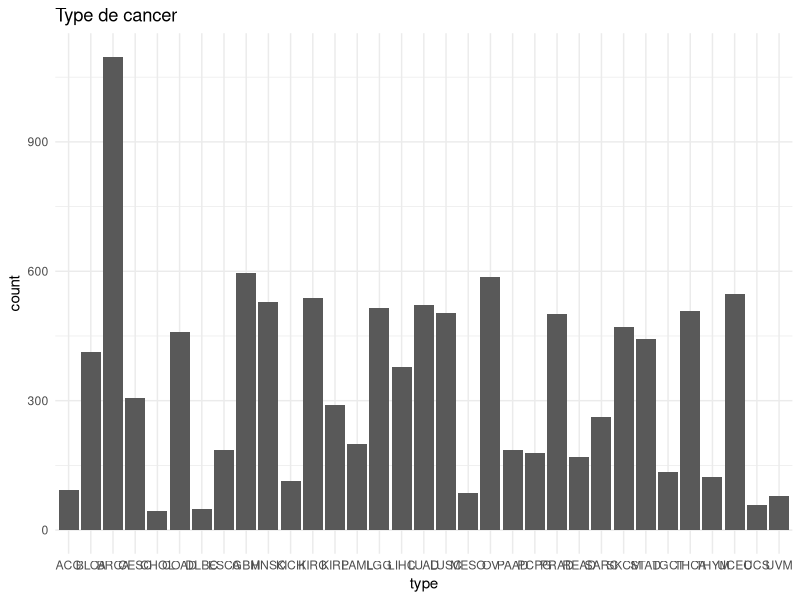
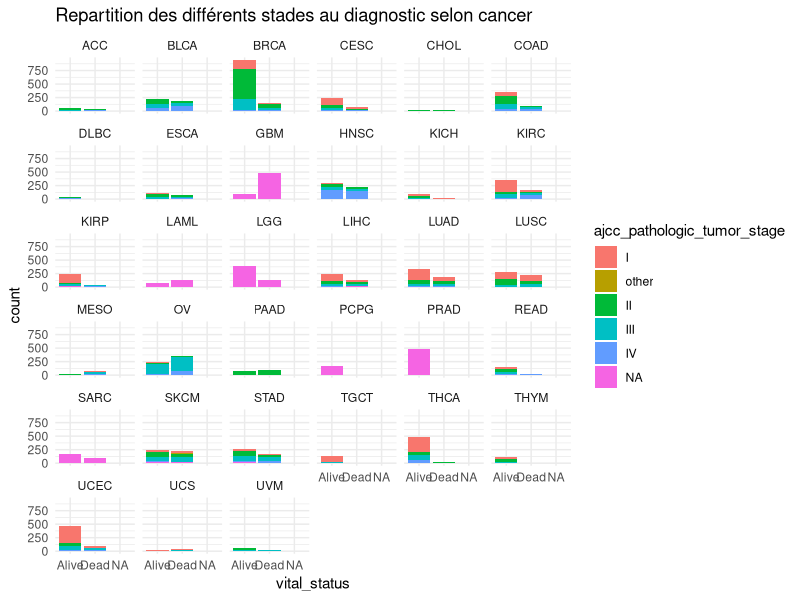
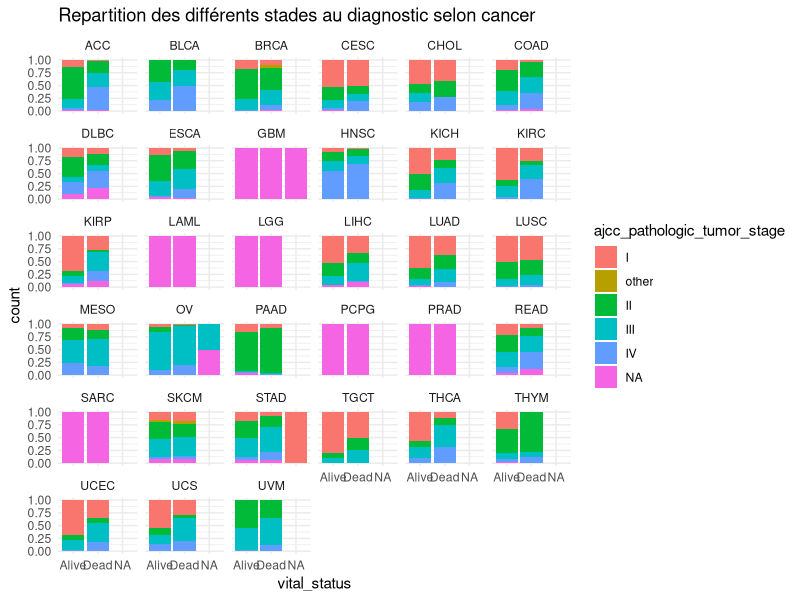
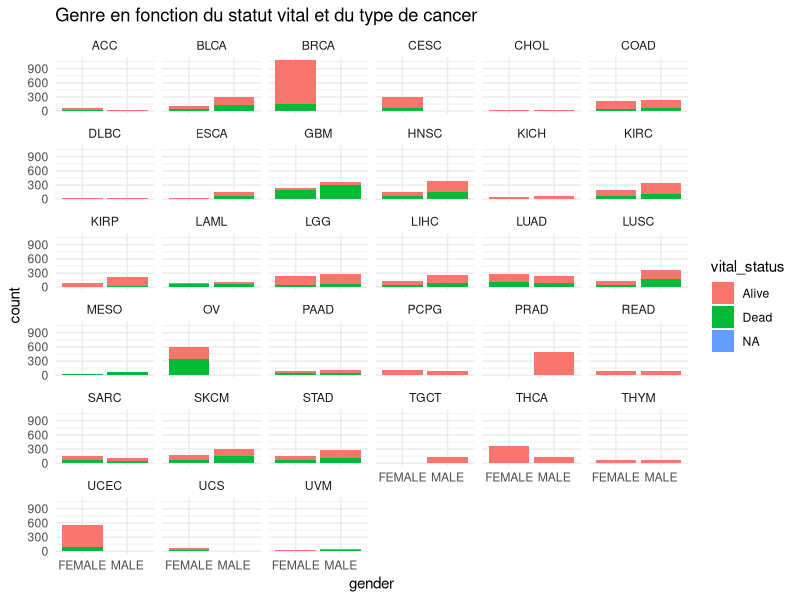
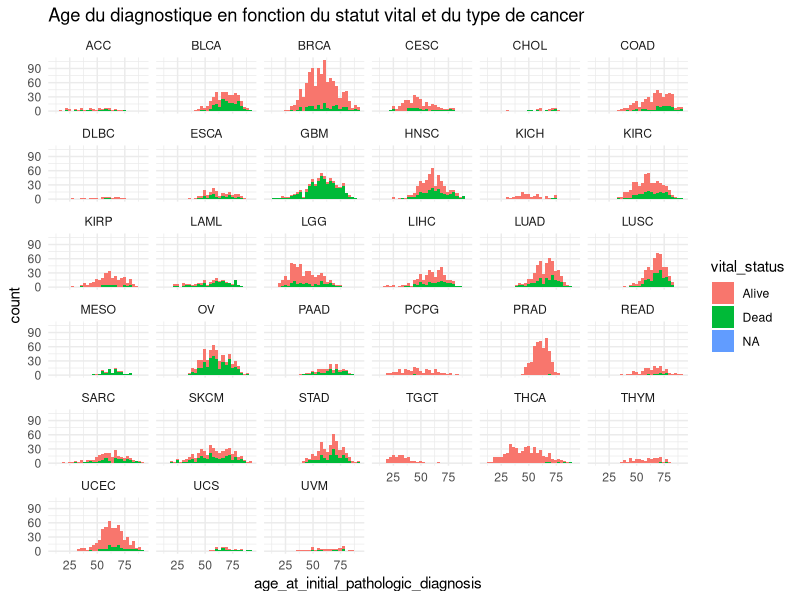
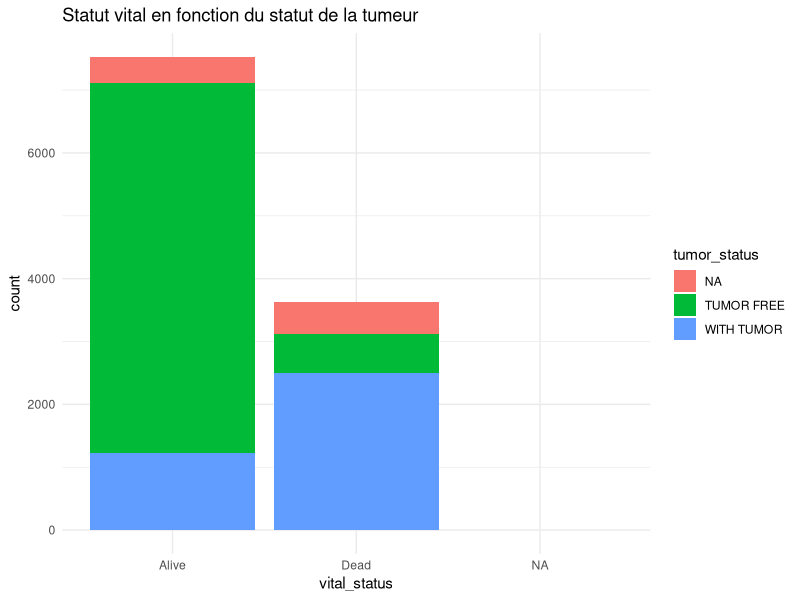
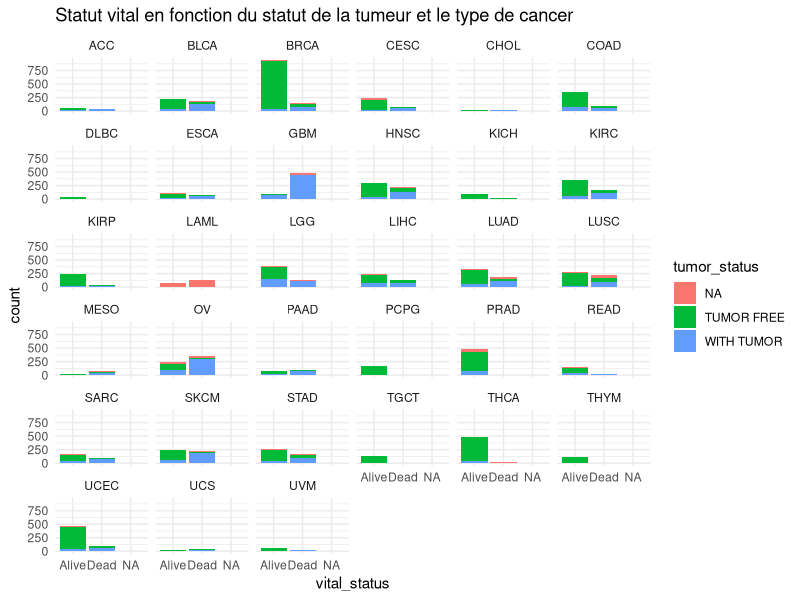
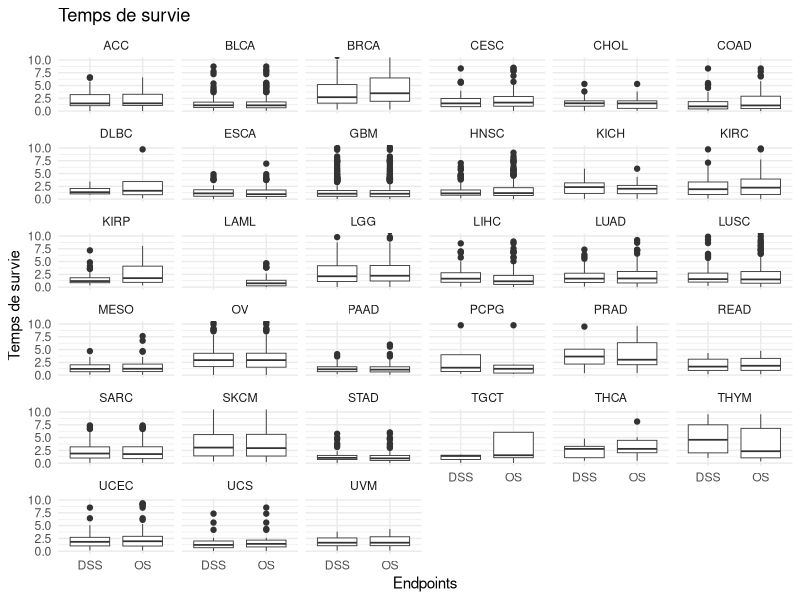

Write R code to recreate these figures, in order.
## ---- chunk 1
knitr::opts_chunk$set(collapse=TRUE, comment = "#>", fig.width=13, fig.height=10, eval=TRUE, echo=FALSE, results="hide")
## ---- chunk 2
df <- read.csv("data/TCGA-CDR_data.csv",sep=",")
df <- df[,c(-1,-2)]
quant <- c("age_at_initial_pathologic_diagnosis","initial_pathologic_dx_year","birth_days_to","last_contact_days_to","death_days_to","new_tumor_event_dx_days_to","OS.time","DSS.time","DFI.time","PFI.time")
cat <- colnames(df[,!colnames(df) %in% quant])

for( i in quant){
  df[,i] <- as.numeric(df[,i])
}

df[df=="[Discrepancy]"] <- "NA"
df[df=="[Not Applicable]"] <- "NA"
df[df=="[Not Available]"] <- "NA"
df[df=="[Unknown]"] <- "NA"
df[df=="#N/A"] <- "NA"
df[df=="=#N/D"] <- "NA"
## ---- chunk 3
for( i in quant){
  print(i)
  print(summary(df[,i]))
}
## ---- chunk 4
for( i in cat[c(-6,-11,-12,-13,-14)]){
  print(i)
  print(table(df[,i]))
}
for( i in cat[c(6,11,12,13,14)]){
  print(i)
  print(paste0("Nb de modalités: ",length(unique(df[,i]))))
  print(paste0("Nb de NAs: ",table(df[,i])[["NA"]]))
}
## ---- chunk 5
library(ggplot2)
ggplot(df)+
  ggtitle("Type de cancer")+
  geom_bar(aes(type,..count..))+
  theme_minimal()
## ---- chunk 6
dfAjcc <- df
dfAjcc$ajcc_pathologic_tumor_stage[df$ajcc_pathologic_tumor_stage=="NA"] <- df$clinical_stage[df$ajcc_pathologic_tumor_stage=="NA"]
dfAjcc$ajcc_pathologic_tumor_stage <- as.factor(dfAjcc$ajcc_pathologic_tumor_stage)
levels(dfAjcc$ajcc_pathologic_tumor_stage) <- c("I","other","II","II","III","I","IV","IV","NA","other","I","I","I","I","I","I","I","I","II","II","II","II","II","II","III","III","III","III","III","III","I","IV","IV","IV","IV","other")

ggplot(data=dfAjcc)+               
  geom_bar(aes(x=vital_status,y=..count..,fill=ajcc_pathologic_tumor_stage),color=NA)+
  facet_wrap(~type)+
  ggtitle("Repartition des différents stades au diagnostic selon cancer")+
  theme_minimal()
## ---- chunk 7
dfAjcc <- df
dfAjcc$ajcc_pathologic_tumor_stage[df$ajcc_pathologic_tumor_stage=="NA"] <- df$clinical_stage[df$ajcc_pathologic_tumor_stage=="NA"]
dfAjcc$ajcc_pathologic_tumor_stage <- as.factor(dfAjcc$ajcc_pathologic_tumor_stage)
levels(dfAjcc$ajcc_pathologic_tumor_stage) <- c("I","other","II","II","III","I","IV","IV","NA","other","I","I","I","I","I","I","I","I","II","II","II","II","II","II","III","III","III","III","III","III","I","IV","IV","IV","IV","other")

ggplot(data=dfAjcc)+               
  geom_bar(aes(x=vital_status,y=..count..,fill=ajcc_pathologic_tumor_stage),position='fill',color=NA)+
  facet_wrap(~type)+
  ggtitle("Repartition des différents stades au diagnostic selon cancer")+
  theme_minimal()
## ---- chunk 8
ggplot(df)+
  ggtitle("Genre en fonction du statut vital et du type de cancer")+
  geom_bar(aes(gender,..count..,fill=vital_status),color=NA)+
  facet_wrap(~type)+
  theme_minimal()
## ---- chunk 9
ggplot(df)+
  ggtitle("Age du diagnostique en fonction du statut vital et du type de cancer")+
  geom_histogram(aes(age_at_initial_pathologic_diagnosis,..count..,fill=vital_status),color=NA)+
  facet_wrap(~type)+
  theme_minimal()
## ---- chunk 10
ggplot(df)+
  ggtitle("Statut vital en fonction du statut de la tumeur")+
  geom_bar(aes(vital_status,..count..,fill=tumor_status),color=NA)+
  theme_minimal()
## ---- chunk 11
ggplot(df)+
  ggtitle("Statut vital en fonction du statut de la tumeur et le type de cancer")+
  geom_bar(aes(vital_status,..count..,fill=tumor_status),color=NA)+
  facet_wrap(~type)+
  theme_minimal()
## ---- chunk 12
dfdeath <- df
dfdeath[df$OS!="1","OS.time"] <- rep(NA,sum(df$OS!="1"))
dfdeath[df$DSS!="1","DSS.time"] <- rep(NA,sum(df$DSS!="1"))

ggplot(dfdeath)+
  ggtitle("Temps de survie")+
  ylab("Temps de survie")+
  xlab("Endpoints")+
  geom_boxplot(aes(x="OS",y=OS.time/365.25),lwd=0.3)+
  geom_boxplot(aes(x="DSS",y=DSS.time/365.25),lwd=0.3)+
  facet_wrap(~type)+
  coord_cartesian(ylim=c(0,10))+
  theme_minimal()
## ---- chunk 13
library(stringr)

df$grade = apply(t(t(df$histological_grade)),1, function (grade) {
  # high/low
  if (grade=="High Grade"){
    grade="G3"
  } else if (grade=="Low Grade"){
    grade="G1"
  } 
  grade = str_extract(grade, "G\\d")
  return (grade)
}
)


ggplot(data=subset(df, !is.na(grade)), aes(grade,..count.., fill=grade),color=NA)+ geom_bar(stat="count")+
   ggtitle("Repartition des différents grades de tumeur au diagnostic selon cancer")+
  facet_wrap(~type)+
  theme_minimal()
## ---- chunk 14
ggplot(df)+
  geom_bar(aes(x=PFI,y=..count..,fill=vital_status),color=NA)+
  facet_wrap(~type)+
  xlab("Progression-free interval")+
  ggtitle("PFI en fonction du statut vital")+
  theme_minimal()
## ---- chunk 15
ggplot(df)+
  geom_bar(aes(x=DFI,y=..count..,fill=vital_status),color=NA)+
  facet_wrap(~type)+
  xlab("Disease-free interval")+
  ggtitle("DFI en fonction du statut vital")+
  theme_minimal()
## ---- chunk 16
tab = df[which(df$DSS==1),]
tab$tranche = cut(tab$age_at_initial_pathologic_diagnosis,seq(10, 90, 10),right = T)

library(dplyr)
age_time_groups <- tab %>% group_by(type,tranche)  %>% summarise(DSS_mean = mean(na.omit(DSS.time)))

ggplot(na.omit(age_time_groups),mapping = aes(x = tranche, y = DSS_mean/365.25, group=type)) +
  geom_line()+geom_point(size=1)+
  facet_wrap(~type, ncol=7) + xlab("tranches d'âge (années)") + ylab("temps moyen (années)")+
  theme(axis.text.x = element_text(angle=90,hjust=1,vjust=.5),legend.position="right")+
  ggtitle(" Temps moyen de survie pour les personnes décédées de cancer en fonction de leur âge")+
  theme_minimal()
## ---- chunk 17
library(survival)

df$OS <- as.numeric(df$OS)
df$DSS <- as.numeric(df$DSS)
df$PFI <- as.numeric(df$PFI)
df$DFI <- as.numeric(df$DFI)

endpoints <- c("OS","DSS","PFI","DFI")
endpoints.time <- c("OS.time","DSS.time","PFI.time","DFI.time")
type <- c()
time <- c()
survVal <- c()
survValUp <- c()
survValDo <- c()
end <- c()
for(j in 1:4){
  for(i in unique(df$type)){
    if(!all(is.na(df[[endpoints.time[[j]]]][df$type==i])) & !all(df[[endpoints[[j]]]][df$type==i]))
    y <- Surv(df[[endpoints.time[[j]]]][df$type==i],df[[endpoints[[j]]]][df$type==i])
    sf <- survfit(y~1)
    survVal <- c(survVal,sf$surv)
    survValUp <- c(survValUp,sf$upper)
    survValDo <- c(survValDo,sf$lower)
    time <- c(time,sf$time)
    type <- c(type,rep(i,length(sf$time)))
    end <- c(end,rep(endpoints[[j]],length(sf$time)))
  }
}
time <- time/365.25
dfSurv <- data.frame(time,survVal,survValUp,survValDo,type,end)

ggplot(dfSurv)+
  geom_step(aes(x=time,y=survVal,color=end))+
  geom_step(aes(x=time,y=survValUp,color=end),linetype="dashed")+
  geom_step(aes(x=time,y=survValDo,color=end),linetype="dashed")+
  facet_wrap(~type)+
  xlab("time (years)")+
  ylab("probability")+
  ggtitle("Courbe de survue en fonction du type de cancer et du type d'évènement")+
  coord_cartesian(ylim=c(0,1))+
  theme_minimal()
## ---- chunk 18
ggplot(dfSurv)+
  geom_step(aes(x=time,y=survVal,color=end))+
  facet_wrap(~type)+
  xlab("time (years)")+
  ylab("probability")+
  ggtitle("Courbe de survue en fonction du type de cancer et du type d'évènement")+
  coord_cartesian(ylim=c(0,1))+
  theme_minimal()
